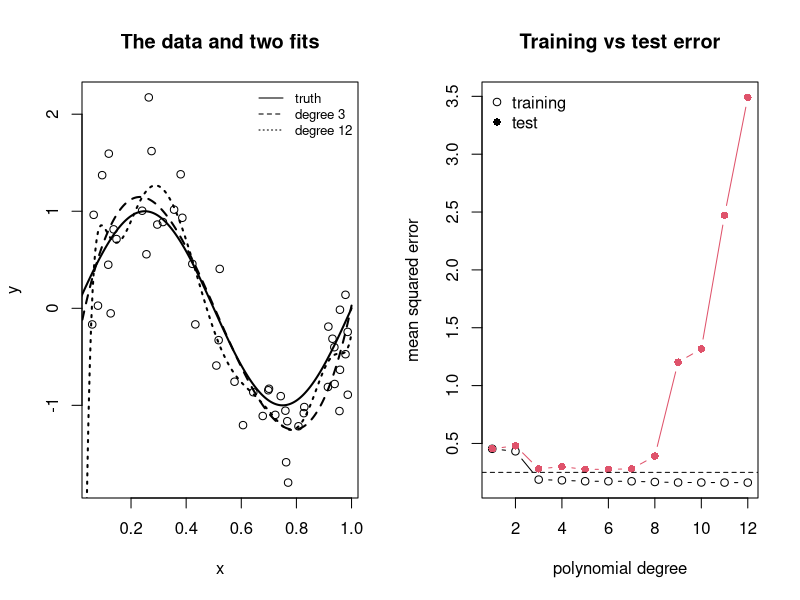

Here is the R script that generated this plot:
## ---- chunk 1
#| label: fig-overfit
#| fig-cap: "One training set of 50 points from a known curve (left: the true curve, a degree-3 fit, and a degree-12 fit) and the two error curves (right). Training MSE falls forever as the degree rises; test MSE falls, bottoms out, and then climbs. The dashed line marks the noise floor, the error a perfect model would still make."
#| fig-width: 8
#| fig-height: 3.4
set.seed(6)
f <- function(x) sin(2 * pi * x)
n <- 50
train <- data.frame(x = runif(n))
train$y <- f(train$x) + rnorm(n, sd = 0.5)
test <- data.frame(x = runif(10000))
test$y <- f(test$x) + rnorm(10000, sd = 0.5)

mse <- function(m, d) mean((d$y - predict(m, d))^2)
degrees <- 1:12
errs <- sapply(degrees, function(k) {
  m <- lm(y ~ poly(x, k), data = train)
  c(train = mse(m, train), test = mse(m, test))
})

par(mfrow = c(1, 2))
grid <- data.frame(x = seq(0, 1, length.out = 200))
plot(train$x, train$y, xlab = "x", ylab = "y", main = "The data and two fits")
lines(grid$x, f(grid$x), lwd = 2)
lines(grid$x, predict(lm(y ~ poly(x, 3), train), grid), lty = 2, lwd = 2)
lines(grid$x, predict(lm(y ~ poly(x, 12), train), grid), lty = 3, lwd = 2)
legend("topright", c("truth", "degree 3", "degree 12"), lty = 1:3, bty = "n", cex = 0.8)
matplot(degrees, t(errs), type = "b", pch = c(1, 16), lty = 1,
        xlab = "polynomial degree", ylab = "mean squared error",
        main = "Training vs test error")
abline(h = 0.25, lty = 2)
legend("topleft", c("training", "test"), pch = c(1, 16), bty = "n")
## ---- chunk 2
#| label: decomposition
set.seed(7)
sims <- 2000
x0 <- 0.25
pred_at_x0 <- function(k) replicate(sims, {
  x <- runif(n)
  y <- f(x) + rnorm(n, sd = 0.5)
  predict(lm(y ~ poly(x, k)), newdata = data.frame(x = x0))
})
res <- sapply(c(1, 3, 12), pred_at_x0)
tab <- t(apply(res, 2, function(p) {
  c(bias2 = (mean(p) - f(x0))^2, variance = var(p), noise = 0.25,
    total = (mean(p) - f(x0))^2 + var(p) + 0.25)
}))
rownames(tab) <- paste("degree", c(1, 3, 12))
round(tab, 3)
## ---- chunk 3
#| label: wrong-model-decomposition
set.seed(11)
g <- 3; b <- 0.15; n_train <- 20
gen <- function(n) {
  medication <- rnorm(n); motivation <- rnorm(n)
  exercise   <- g * motivation + rnorm(n)
  symptoms   <- g * motivation + b * medication + rnorm(n)
  data.frame(symptoms, exercise, medication)
}
test  <- gen(20000)
forms <- list(true  = symptoms ~ medication,
              best  = symptoms ~ exercise + medication,
              wrong = symptoms ~ exercise)
mses <- replicate(2000, {
  d <- gen(n_train)
  sapply(forms, function(f) mean((test$symptoms - predict(lm(f, d), test))^2))
})
round(rowMeans(mses), 2)
## ---- chunk 4
#| label: noise-predictors
set.seed(9)
make_data <- function(n, p_junk = 60) {
  x1 <- rnorm(n); x2 <- rnorm(n)
  y  <- 1 + 0.5 * x1 - 0.5 * x2 + rnorm(n)
  X  <- cbind(x1, x2, matrix(rnorm(n * p_junk), n, p_junk))
  colnames(X) <- c("x1", "x2", paste0("junk", seq_len(p_junk)))
  list(X = X, y = y)
}
test62 <- make_data(10000)
for (p_junk in c(0, 20, 60)) {
  tr   <- make_data(100)
  keep <- seq_len(2 + p_junk)
  fit  <- lm(y ~ ., data = data.frame(y = tr$y, tr$X[, keep]))
  err  <- mean((test62$y - predict(fit, data.frame(test62$X[, keep])))^2)
  cat(p_junk, "junk predictors: test MSE", round(err, 2), "\n")
}
## ---- chunk 5
#| label: shrinkage
#| message: false
library(glmnet)
library(randomForest)
set.seed(10)
tr    <- make_data(100)
ols   <- lm(y ~ ., data = data.frame(y = tr$y, tr$X))
ridge <- cv.glmnet(tr$X, tr$y, alpha = 0)   # ridge; alpha = 1 is the lasso
lasso <- cv.glmnet(tr$X, tr$y, alpha = 1)
forest <- randomForest(x = tr$X, y = tr$y)
mse_of <- function(m) mean((test62$y - predict(m, newx = test62$X, s = "lambda.min"))^2)
round(c(ols    = mean((test62$y - predict(ols, data.frame(test62$X)))^2),
        ridge  = mse_of(ridge), lasso = mse_of(lasso),
        forest = mean((test62$y - predict(forest, test62$X))^2)), 2)
